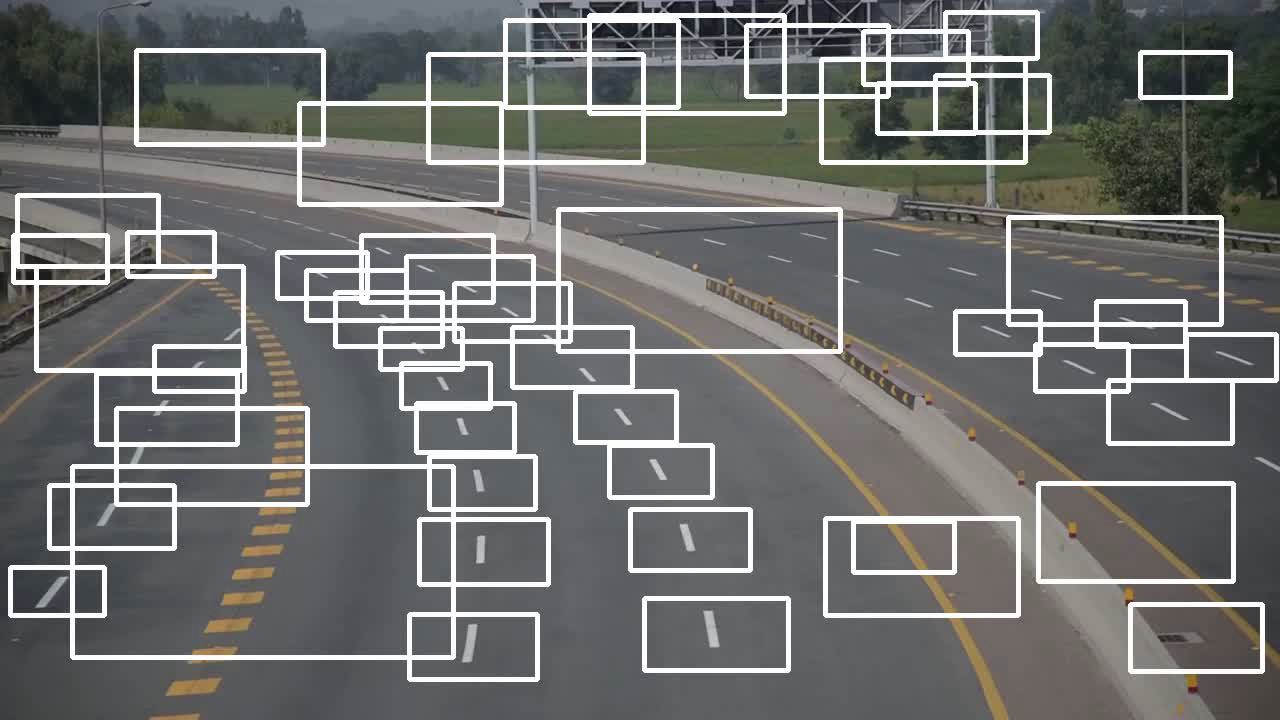
#> input picture frame 1 of FinalCode/outpy.avi, 1280 x 720 px, given in place of default.mp4, which was not available
$ python speed.py
#> lines starting #> are read from the running program, lines starting #| are printed output that depends on the picture; after the words box and inside, x2 and y2 are one past the last pixel; in counts of white or black regions, pixels touching at a corner belong together; pictures that were not available may be replaced by others from this repository, and a replacement may not be noted
import cv2
import dlib
import time
import threading
import math
import imutils
import queue
import numpy as np
from imutils import contours

carCascade = cv2.CascadeClassifier('../Classifier/myhaar.xml')
lineCascade = cv2.CascadeClassifier('../Classifier/linecascade.xml')
video = cv2.VideoCapture('../Videos/default.mp4')

WIDTH = int(video.get(cv2.CAP_PROP_FRAME_WIDTH))
HEIGHT = int(video.get(cv2.CAP_PROP_FRAME_HEIGHT))

# [9 lines of commented-out code are left out]

# [15 lines left out: function estimateSpeed, not called in this run]

def distanceFormula(x1, y1, x2, y2):
    return math.sqrt((x2-x1)**2 + (y2-y1)**2)

def getFPS():
    return video.get(cv2.CAP_PROP_FPS)

def getTrafficLines(frame):
    lineTracker = {}
    gray = cv2.cvtColor(frame, cv2.COLOR_BGR2GRAY)
    lines = lineCascade.detectMultiScale(gray, 1.1, 4, 10, (1,1), (7,7))
    lineID = 0
    for (_x, _y, _w, _h) in lines:
        x = int(_x)
        y = int(_y)
        w = int(_w)
        h = int(_h)
        lineTracker[lineID] = [x, y, w, h]
        lineID = lineID + 1
    return lineTracker

# [51 lines left out: functions findClosestLine, showTrafficLines, getPixelPerMetric, not called in this run]

def getContourMap(frame):
    # convert to grayscale, and blur it slightly
    gray = cv2.cvtColor(frame, cv2.COLOR_BGR2GRAY)
    gray = cv2.GaussianBlur(gray, (7, 7), 0)

    # perform edge detection, then perform a dilation + erosion to
    # close gaps in between object edges
    edged = cv2.Canny(gray, 50, 100)
    edged = cv2.dilate(edged, None, iterations=2)
    edged = cv2.erode(edged, None, iterations=2)

    #  show edge map
    # cv2.imshow('Edges', edged)

    # find contours in the edge map
    cnts = cv2.findContours(edged.copy(), cv2.RETR_EXTERNAL, cv2.CHAIN_APPROX_SIMPLE)
    cnts = imutils.grab_contours(cnts)
    return sorted(cnts, key=cv2.contourArea)

def trackMultipleObjects():
    fps = getFPS()
    rectangleColor = (0, 255, 0)
    frameCounter = 0
    currentCarID = 0
    cnts = None
    lineTracker = None
    carTracker = {}
    carLocation = {}
    speed = {}

    # Write output to video file
    out = cv2.VideoWriter('outpy.avi', cv2.VideoWriter_fourcc('M', 'J', 'P', 'G'), fps, (WIDTH, HEIGHT))

    while True:
        ret, frame = video.read()
#> frame is the input picture: shape (720, 1280, 3); mean B, G, R 110, 110.6, 109.9

        if type(frame) == type(None):
            break

        frame = cv2.resize(frame, (WIDTH, HEIGHT))
        resultImage = frame.copy()

        # Remove low quality tracked vehicles
        for carID in list(carTracker):
            trackingQuality = carTracker[carID].update(frame)
            if trackingQuality < 6:
                print('Removing low quality tracker ' + str(carID))
                del carTracker[carID]
                del carLocation[carID]
                del speed[carID]

        # Identifying the vehicles, traffic lines, and contour lines are expensive so we limit it to once per second
        # Map identified vehicles to ones we are already tracking, then add new trackers for the ones we are not
        if (frameCounter % fps == 0):
            cnts = getContourMap(frame)
#> in getContourMap, `gray = cv2.GaussianBlur(gray, (7, 7), 0)`:
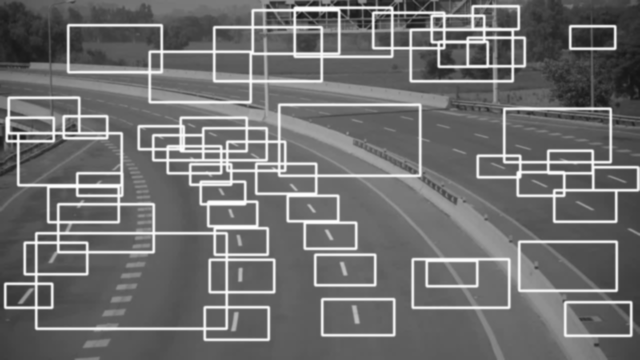
#> gray: shape (720, 1280) (shown at 1/2 size); min 20, max 255, mean 110.3
#> in getContourMap, `edged = cv2.Canny(gray, 50, 100)`:
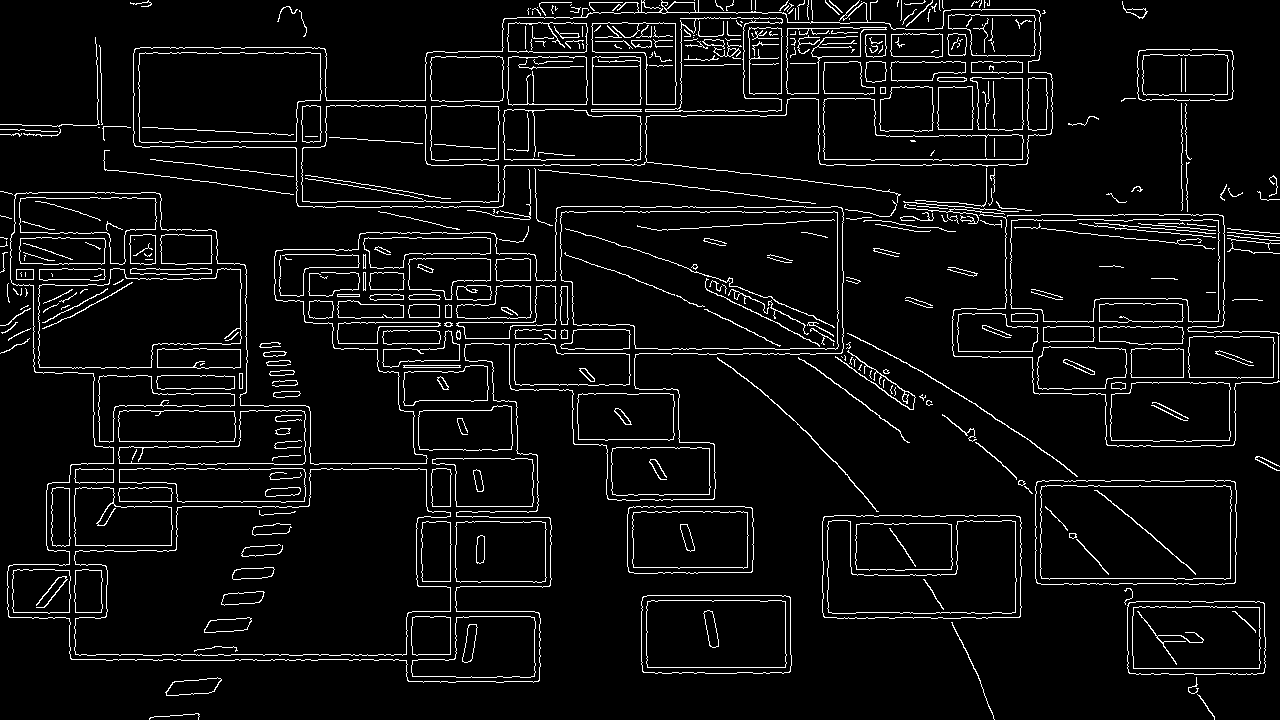
#> edged: shape (720, 1280); 5.7% white in thin lines or dots
#> in getContourMap, `edged = cv2.dilate(edged, None, iterations=2)`:
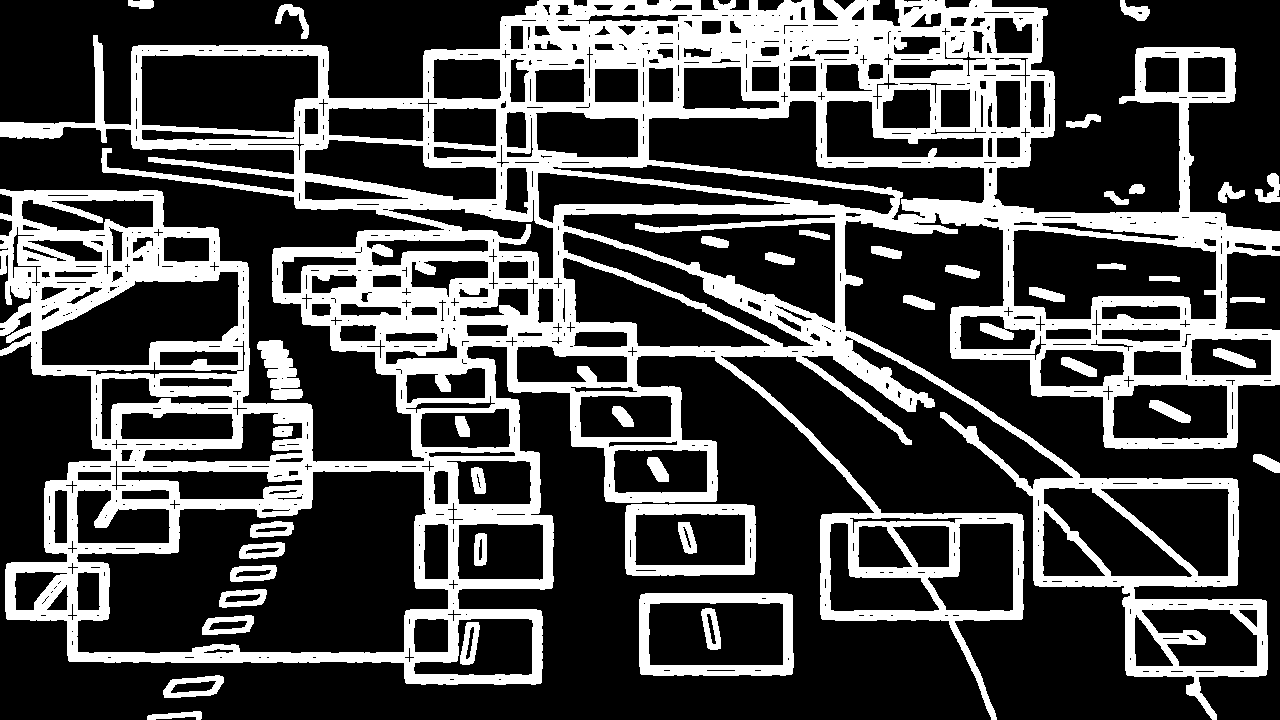
#> edged: shape (720, 1280); 29.1% white; 42 white regions, largest, box (x1, y1, x2, y2) and area: (0, 0, 1280, 720) 245506, (639, 593, 794, 676) 4416, (625, 504, 756, 576) 3751
#> in getContourMap, `edged = cv2.erode(edged, None, iterations=2)`:
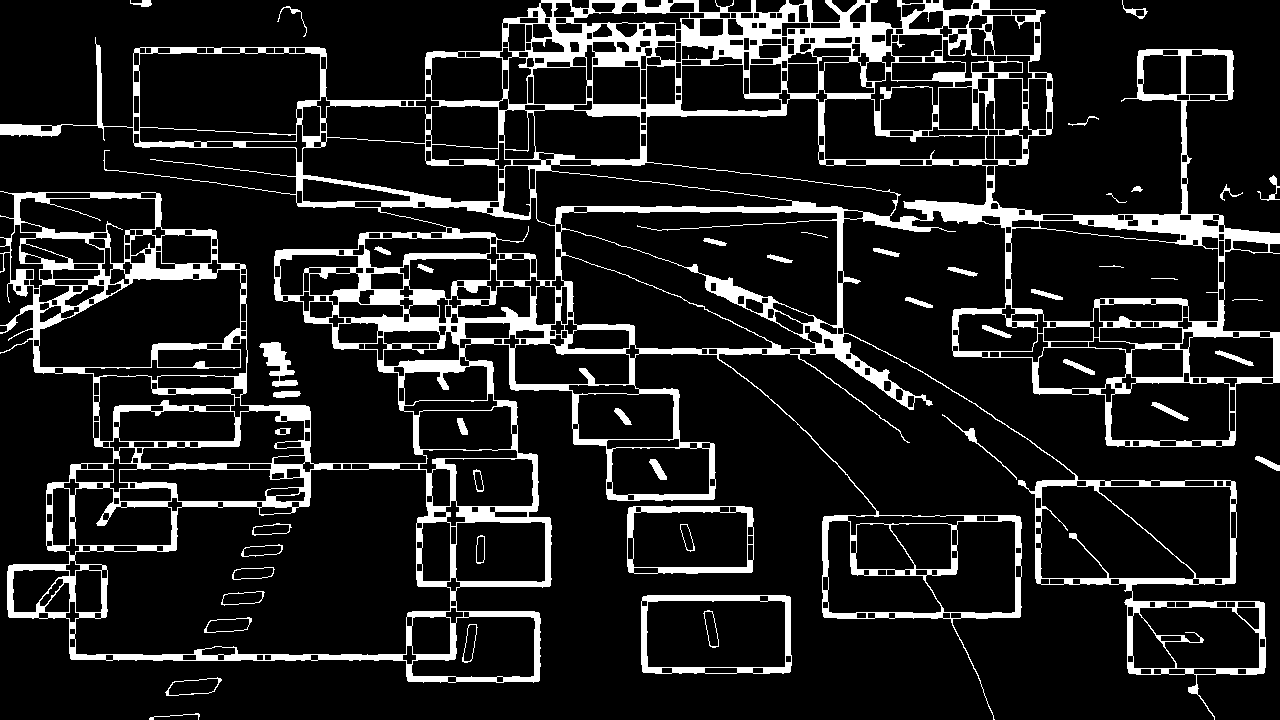
#> edged: shape (720, 1280); 13.2% white; 47 white regions
#> in getContourMap, `cnts = cv2.findContours(edged.copy(), cv2.RETR_EXTERNAL, cv2.CHAIN_APP..`: cnts = 21 contours, 3 with area under 20; largest, box (x1, y1, x2, y2) and area: (0, 0, 1280, 720) 517085, (641, 595, 792, 674) 11534, (627, 506, 754, 574) 8295, (259, 342, 298, 387) 683, (165, 677, 222, 696) 672
            lineTracker = getTrafficLines(frame)
#> in getTrafficLines, `lines = lineCascade.detectMultiScale(gray, 1.1, 4, 10, (1,1), (7,7))`: lines = 166 rows, first 6: [488, 14, 80, 40], [255, 29, 80, 40], [285, 45, 80, 40], [1174, 32, 80, 40], [550, 58, 80, 40], [490, 65, 80, 40]
#> the loop in getTrafficLines, `for (_x, _y, _w, _h) in lines:` made 166 passes
#> (_x, _y, x, y) on passes 1 to 3: (488, 14, 488, 14), (255, 29, 255, 29), (285, 45, 285, 45)
#> after the loop in getTrafficLines, `for (_x, _y, _w, _h) in lines:`: lineID = 166; lineTracker = 166 items
#> lineTracker = 166 items

            gray = cv2.cvtColor(frame, cv2.COLOR_BGR2GRAY)
            cars = carCascade.detectMultiScale(gray, 1.1, 20, 18, (25, 25))
#> cars = [[805, 5, 48, 48]]

            for (_x, _y, _w, _h) in cars:
                x = int(_x)
                y = int(_y)
                w = int(_w)
                h = int(_h)

                x_bar = x + 0.5 * w
                y_bar = y + 0.5 * h

                matchCarID = None

                for carID in carTracker.keys():
                    trackedPosition = carTracker[carID].get_position()

                    t_x = int(trackedPosition.left())
                    t_y = int(trackedPosition.top())
                    t_w = int(trackedPosition.width())
                    t_h = int(trackedPosition.height())

                    t_x_bar = t_x + 0.5 * t_w
                    t_y_bar = t_y + 0.5 * t_h

                    if ((t_x <= x_bar <= (t_x + t_w)) and (t_y <= y_bar <= (t_y + t_h)) and (
                            x <= t_x_bar <= (x + w)) and (y <= t_y_bar <= (y + h))):
                        matchCarID = carID

                if matchCarID is None:
                    print('Creating new tracker ' + str(currentCarID))

                    tracker = dlib.correlation_tracker()
                    tracker.start_track(frame, dlib.rectangle(x, y, x + w, y + h))

                    carTracker[currentCarID] = tracker
                    carLocation[currentCarID] = [x, y, w, h]
                    speed[currentCarID] = queue.Queue()

                    currentCarID = currentCarID + 1
#> this loop made 1 pass
#> (_x, _y, _w, _h, x, y, w, h) on pass 1: (805, 5, 48, 48, 805, 5, 48, 48)
#> (printed output is left out)
#> after the loop, carLocation = 0 items; carTracker = 0 items; currentCarID = 0; speed = 0 items

        # test traffic line classifier
        showTrafficLines(lineTracker, resultImage)

        # go through tracker, get predicted position from tracker and compare to previous position for estimated speed
        for carID in carTracker.keys():
            trackedPosition = carTracker[carID].get_position()

            x2 = int(trackedPosition.left())
            y2 = int(trackedPosition.top())
            w2 = int(trackedPosition.width())
            h2 = int(trackedPosition.height())

            cv2.rectangle(resultImage, (x2, y2), (x2+w2, y2+h2), rectangleColor, 3)

            if carLocation[carID] != [x2, y2, w2, h2]:
                q = speed[carID]
                # speed[carID] = estimateSpeed([x1, y1, w1, h1], [x2, y2, w2, h2])
                curSpeed = estimateSpeed(carLocation[carID], [x2, y2, w2, h2], lineTracker, frame, cnts, resultImage)
                if (curSpeed):
                    q.put(curSpeed)
                    if (q.qsize() > fps):
                        q.get()
                if (q.qsize() == fps):
                    averageSpeed = sum(list(q.queue)) / fps
                    cv2.putText(resultImage, str(int(averageSpeed)) + " km/hr", (int(x2 + w2 / 2), int(y2 - 5)),
                                cv2.FONT_HERSHEY_SIMPLEX, 0.75, (255, 255, 255), 2)
                carLocation[carID] = [x2, y2, w2, h2]

        cv2.imshow('Drawn Frame', resultImage)

        # Write the frame into the file 'output.avi'
        out.write(resultImage)

        if cv2.waitKey(33) == 27:
            break

        frameCounter = frameCounter + 1

    video.release()
    cv2.destroyAllWindows()


if __name__ == '__main__':
    trackMultipleObjects()
#> (the call stopped at in trackMultipleObjects, `tracker = dlib.correlation_tracker()`: dlib is not available in this run)

$ run again, starting later in the video
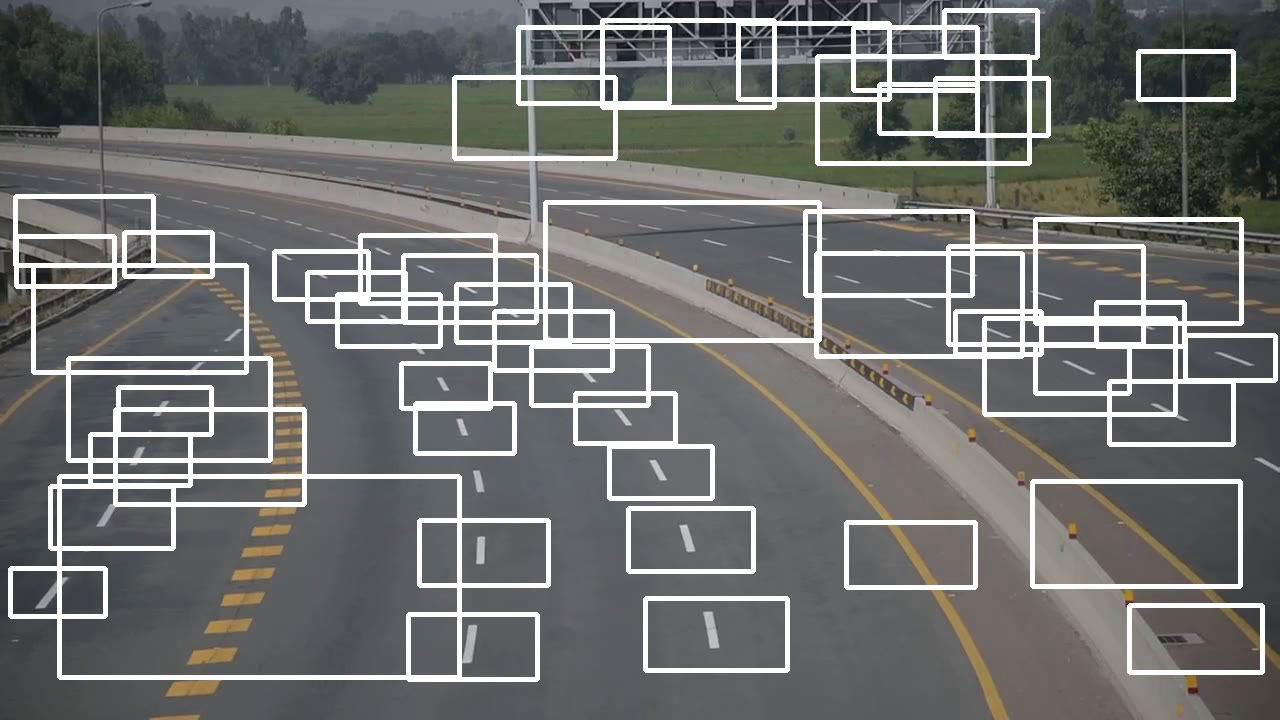
#> input picture frame 4 of FinalCode/outpy.avi, 1280 x 720 px, given in place of default.mp4, which was not available
#> in trackMultipleObjects, frame is the input picture: shape (720, 1280, 3); mean B, G, R 110.7, 111.3, 110.6
#> in getContourMap, `edged = cv2.erode(edged, None, iterations=2)`:
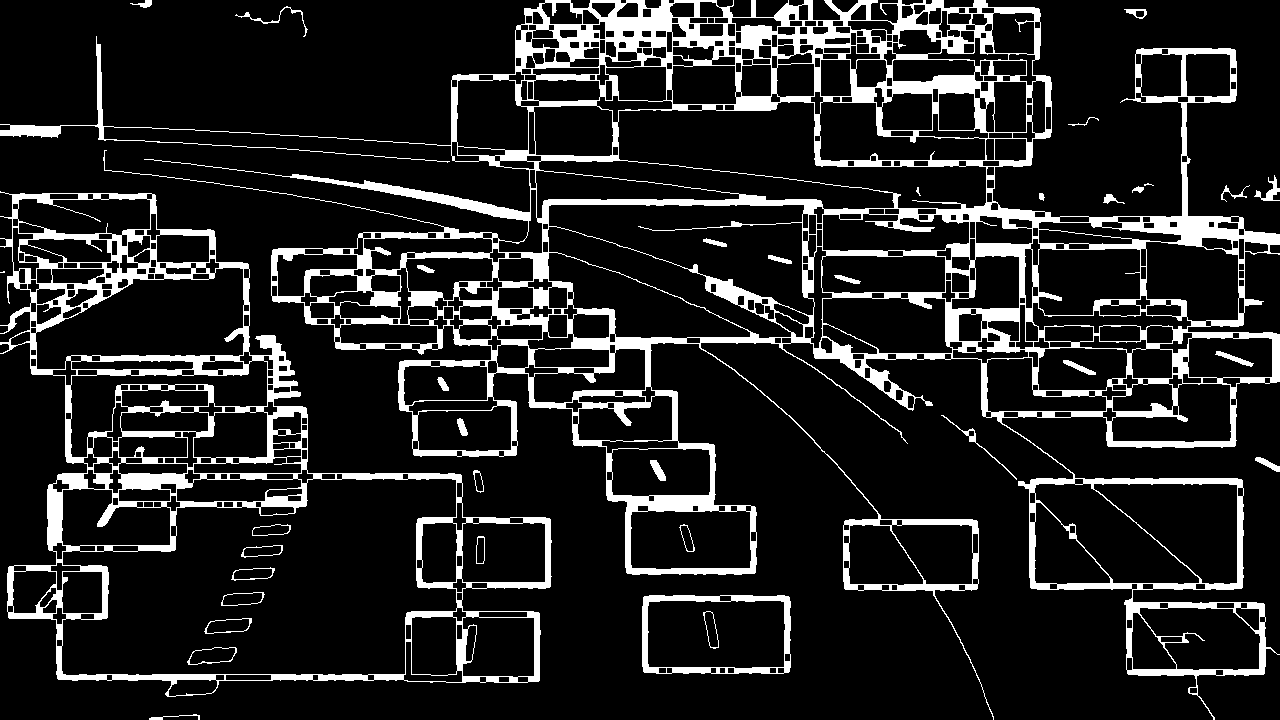
#> edged: shape (720, 1280); 13.8% white; 37 white regions (3 under 20 px)
#> in getContourMap, `cnts = cv2.findContours(edged.copy(), cv2.RETR_EXTERNAL, cv2.CHAIN_APP..`: cnts = 18 contours, 3 with area under 20; largest, box (x1, y1, x2, y2) and area: (0, 0, 1280, 720) 348222, (0, 191, 552, 697) 160634, (642, 595, 791, 674) 11352, (1254, 175, 1280, 201) 158, (473, 470, 484, 493) 143
#> lines = 166 rows, first 6: [1121, 30, 80, 40], [876, 37, 80, 40], [971, 36, 80, 40], [706, 49, 80, 40], [593, 45, 80, 40], [738, 53, 80, 40]
#> the loop in getTrafficLines, `for (_x, _y, _w, _h) in lines:` made 166 passes
#> (_x, _y, x, y) on passes 1 to 3: (1121, 30, 1121, 30), (876, 37, 876, 37), (971, 36, 971, 36)
#> after the loop in getTrafficLines, `for (_x, _y, _w, _h) in lines:`: lineID = 166; lineTracker = 166 items
#> cars = ()
#> after the loop in trackMultipleObjects, `for (_x, _y, _w, _h) in cars:`: carLocation = 0 items; currentCarID = 0; speed = 0 items
#> the loop in showTrafficLines, `for lineID in lines.keys():` made 166 passes
#> after the loop in showTrafficLines, `for lineID in lines.keys():`:
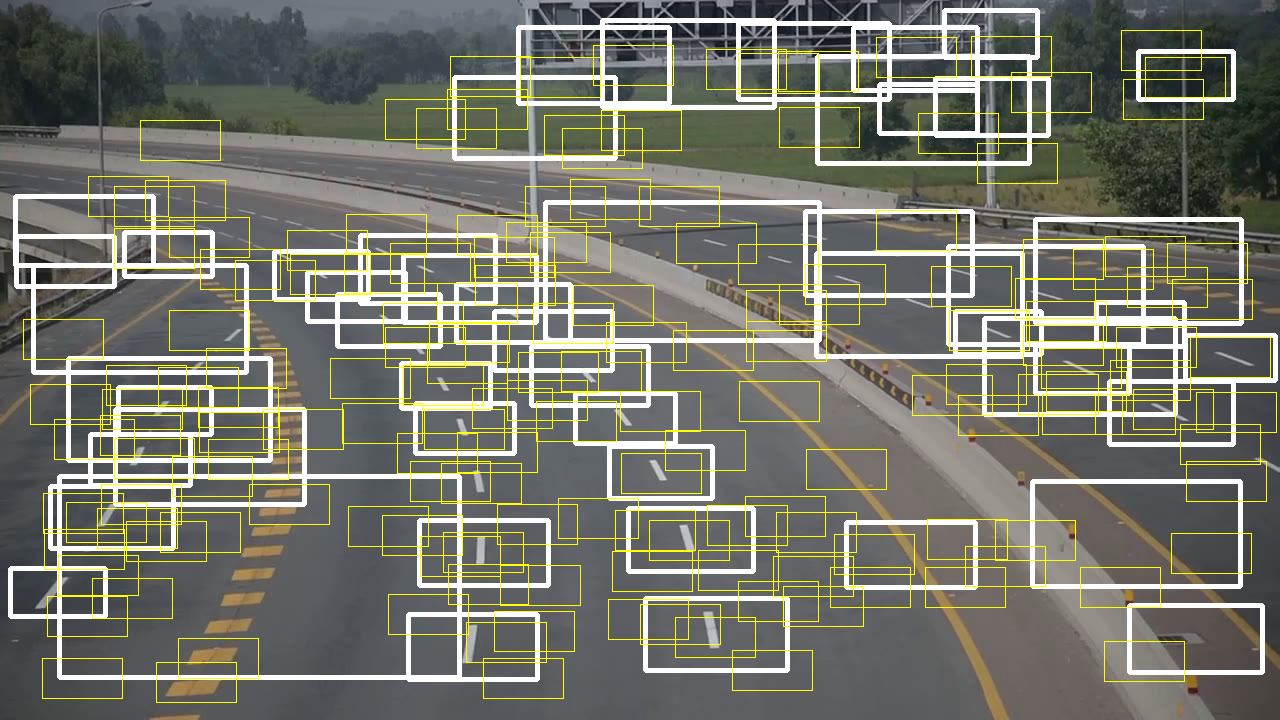
#> resultImage: shape (720, 1280, 3); 4.24% of pixels changed, all inside (x1, y1, x2, y2) = (23, 30, 1277, 703)
